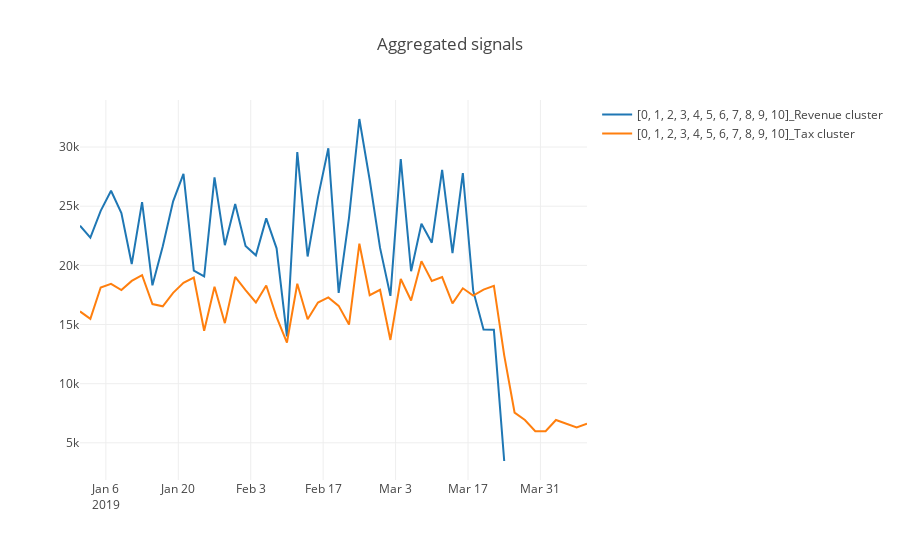

Write notebook code for a chart like this one.
### Markdown cell above
## Tax vs. Revenue based on FA Names

### Code cell
constructSignals(df_all, query=[{"select": [0, 1, 2, 3, 4, 5, 6, 7, 8, 9, 10], 
                              "_with": {"FA_Name": "Revenue"}}, 
                                {"select": [0, 1, 2, 3, 4, 5, 6, 7, 8, 9, 10], "_with": {"FA_Name": "Tax"}}], on="label", agg_period="2D", vis_type="line")
